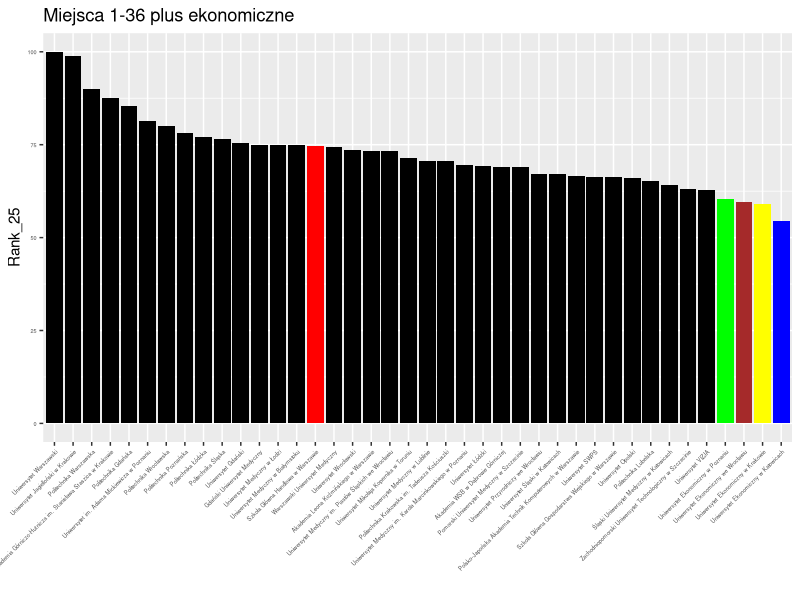

The R source for this figure:
## ---- chunk 1
#| echo: false
#| include: false
library(readxl)
library(tidyverse)
## ---- chunk 2
#| echo: false
#| include: false
dane=read_excel("p_2025.xlsx",sheet="2025")
dane$Uczelnia <- factor(dane$Uczelnia, levels = dane$Uczelnia[order(-dane$Rank_25)])

d1=dane %>% 
  filter(ind=="UE")

dane2=dane[c(1:36,41,43,44,58),]
nazwy=names(d1)
## ---- chunk 3
#| echo: false
#| title: Wykres
# #| fig-height: 30
#| fig-width: 20

ggplot(dane2, aes(x = Uczelnia, y = Rank_25, fill = kolor)) +
  geom_bar(stat = "identity") +
  labs(x="",y="Rank_25", title="Miejsca 1-36 plus ekonomiczne")+
  theme(axis.text.x = element_text(angle = 45, hjust = 1,size=4),axis.text.y = element_text(size = 4))+
    scale_fill_identity()

